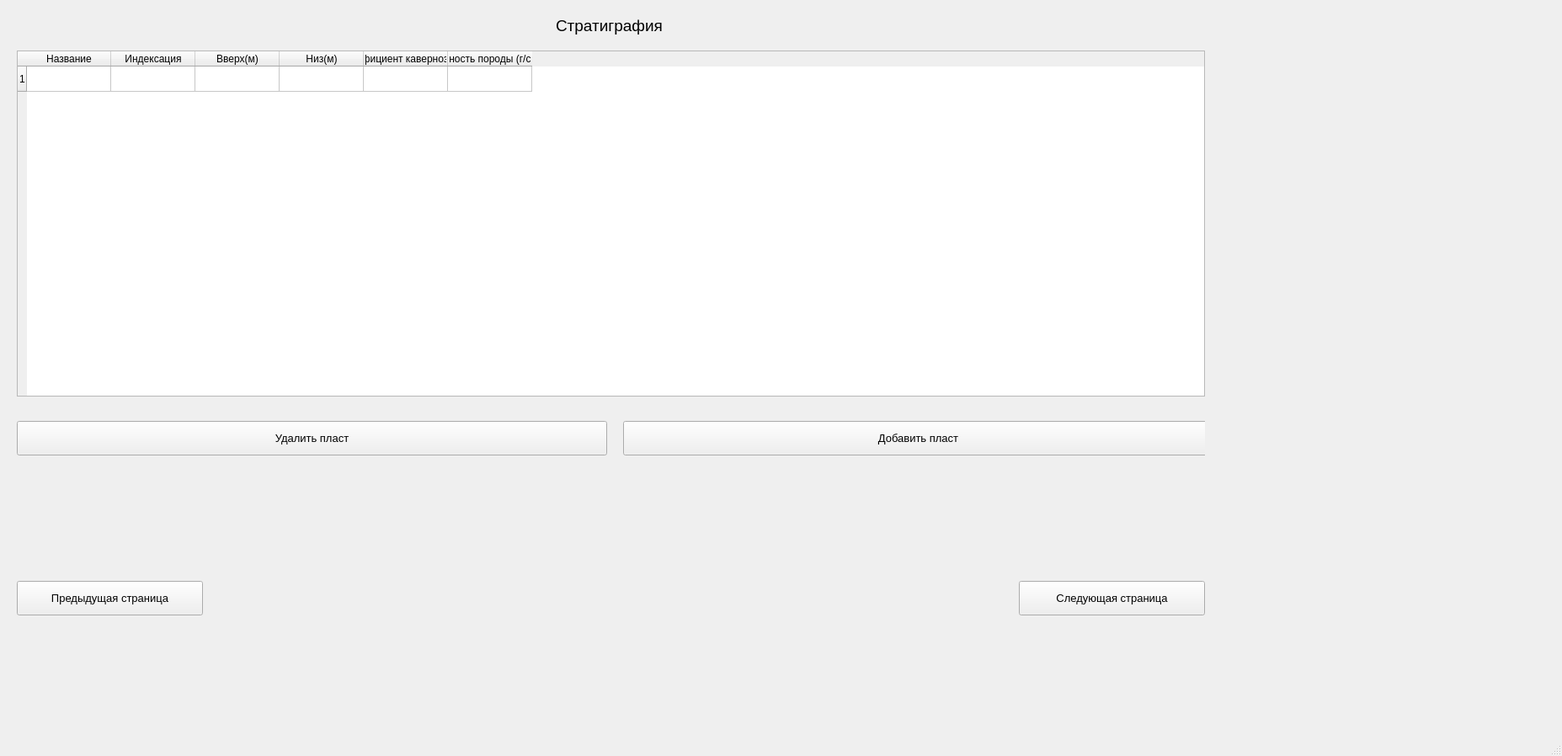
<?xml version="1.0" encoding="UTF-8"?>
<ui version="4.0">
 <class>MainWindow</class>
 <widget class="QMainWindow" name="MainWindow">
  <property name="geometry">
   <rect>
    <x>0</x>
    <y>0</y>
    <width>1855</width>
    <height>898</height>
   </rect>
  </property>
  <property name="windowTitle">
   <string>MainWindow</string>
  </property>
  <widget class="QWidget" name="centralwidget">
   <widget class="QStackedWidget" name="stackedWidget">
    <property name="geometry">
     <rect>
      <x>0</x>
      <y>0</y>
      <width>1651</width>
      <height>711</height>
     </rect>
    </property>
    <property name="currentIndex">
     <number>1</number>
    </property>
    <widget class="QWidget" name="page_1">
     <widget class="QWidget" name="widget_1" native="true">
      <property name="geometry">
       <rect>
        <x>-30</x>
        <y>10</y>
        <width>1481</width>
        <height>681</height>
       </rect>
      </property>
      <widget class="QTableWidget" name="tableWidget">
       <property name="geometry">
        <rect>
         <x>50</x>
         <y>60</y>
         <width>891</width>
         <height>551</height>
        </rect>
       </property>
       <property name="rowCount">
        <number>200</number>
       </property>
       <property name="columnCount">
        <number>6</number>
       </property>
       <attribute name="horizontalHeaderVisible">
        <bool>false</bool>
       </attribute>
       <attribute name="horizontalHeaderCascadingSectionResizes">
        <bool>false</bool>
       </attribute>
       <attribute name="horizontalHeaderShowSortIndicator" stdset="0">
        <bool>false</bool>
       </attribute>
       <attribute name="verticalHeaderCascadingSectionResizes">
        <bool>false</bool>
       </attribute>
       <row/>
       <row/>
       <row/>
       <row/>
       <row/>
       <row/>
       <row/>
       <row/>
       <row/>
       <row/>
       <row/>
       <row/>
       <row/>
       <row/>
       <row/>
       <row/>
       <row/>
       <row/>
       <row/>
       <row/>
       <row/>
       <row/>
       <row/>
       <row/>
       <row/>
       <row/>
       <row/>
       <row/>
       <row/>
       <row/>
       <row/>
       <row/>
       <row/>
       <row/>
       <row/>
       <row/>
       <row/>
       <row/>
       <row/>
       <row/>
       <row/>
       <row/>
       <row/>
       <row/>
       <row/>
       <row/>
       <row/>
       <row/>
       <row/>
       <row/>
       <row/>
       <row/>
       <row/>
       <row/>
       <row/>
       <row/>
       <row/>
       <row/>
       <row/>
       <row/>
       <row/>
       <row/>
       <row/>
       <row/>
       <row/>
       <row/>
       <row/>
       <row/>
       <row/>
       <row/>
       <row/>
       <row/>
       <row/>
       <row/>
       <row/>
       <row/>
       <row/>
       <row/>
       <row/>
       <row/>
       <row/>
       <row/>
       <row/>
       <row/>
       <row/>
       <row/>
       <row/>
       <row/>
       <row/>
       <row/>
       <row/>
       <row/>
       <row/>
       <row/>
       <row/>
       <row/>
       <row/>
       <row/>
       <row/>
       <row/>
       <row/>
       <row/>
       <row/>
       <row/>
       <row/>
       <row/>
       <row/>
       <row/>
       <row/>
       <row/>
       <row/>
       <row/>
       <row/>
       <row/>
       <row/>
       <row/>
       <row/>
       <row/>
       <row/>
       <row/>
       <row/>
       <row/>
       <row/>
       <row/>
       <row/>
       <row/>
       <row/>
       <row/>
       <row/>
       <row/>
       <row/>
       <row/>
       <row/>
       <row/>
       <row/>
       <row/>
       <row/>
       <row/>
       <row/>
       <row/>
       <row/>
       <row/>
       <row/>
       <row/>
       <row/>
       <row/>
       <row/>
       <row/>
       <row/>
       <row/>
       <row/>
       <row/>
       <row/>
       <row/>
       <row/>
       <row/>
       <row/>
       <row/>
       <row/>
       <row/>
       <row/>
       <row/>
       <row/>
       <row/>
       <row/>
       <row/>
       <row/>
       <row/>
       <row/>
       <row/>
       <row/>
       <row/>
       <row/>
       <row/>
       <row/>
       <row/>
       <row/>
       <row/>
       <row/>
       <row/>
       <row/>
       <row/>
       <row/>
       <row/>
       <row/>
       <row/>
       <row/>
       <row/>
       <row/>
       <row/>
       <row/>
       <row/>
       <row/>
       <row/>
       <row/>
       <row/>
       <row/>
       <row/>
       <row/>
       <row/>
       <column>
        <property name="text">
         <string>Глубина по стволу(м)</string>
        </property>
       </column>
       <column>
        <property name="text">
         <string>Зенитный угол(град)</string>
        </property>
       </column>
       <column>
        <property name="text">
         <string>Азимут </string>
        </property>
       </column>
       <column>
        <property name="text">
         <string>Азимут маг(град)</string>
        </property>
       </column>
       <column>
        <property name="text">
         <string>Азимут дир(град)</string>
        </property>
       </column>
       <column>
        <property name="text">
         <string>Глубина по вертикали(м)</string>
        </property>
       </column>
      </widget>
      <widget class="QPushButton" name="pushButton_6">
       <property name="geometry">
        <rect>
         <x>50</x>
         <y>630</y>
         <width>891</width>
         <height>41</height>
        </rect>
       </property>
       <property name="font">
        <font>
         <pointsize>10</pointsize>
        </font>
       </property>
       <property name="text">
        <string>Очистить таблицу</string>
       </property>
      </widget>
      <widget class="QLabel" name="label_2">
       <property name="geometry">
        <rect>
         <x>630</x>
         <y>10</y>
         <width>101</width>
         <height>41</height>
        </rect>
       </property>
       <property name="font">
        <font>
         <pointsize>14</pointsize>
        </font>
       </property>
       <property name="text">
        <string>Профиль </string>
       </property>
      </widget>
      <widget class="QGraphicsView" name="graphicsView">
       <property name="geometry">
        <rect>
         <x>960</x>
         <y>60</y>
         <width>501</width>
         <height>611</height>
        </rect>
       </property>
      </widget>
     </widget>
    </widget>
    <widget class="QWidget" name="page_2">
     <widget class="QWidget" name="widget_2" native="true">
      <property name="geometry">
       <rect>
        <x>0</x>
        <y>0</y>
        <width>1431</width>
        <height>661</height>
       </rect>
      </property>
      <widget class="QTableWidget" name="tableWidget_3">
       <property name="geometry">
        <rect>
         <x>20</x>
         <y>60</y>
         <width>1411</width>
         <height>411</height>
        </rect>
       </property>
       <property name="rowCount">
        <number>1</number>
       </property>
       <property name="columnCount">
        <number>6</number>
       </property>
       <attribute name="horizontalHeaderCascadingSectionResizes">
        <bool>false</bool>
       </attribute>
       <row/>
       <column>
        <property name="text">
         <string>Название</string>
        </property>
       </column>
       <column>
        <property name="text">
         <string>Индексация</string>
        </property>
       </column>
       <column>
        <property name="text">
         <string>Вверх(м)</string>
        </property>
       </column>
       <column>
        <property name="text">
         <string>Низ(м)</string>
        </property>
       </column>
       <column>
        <property name="text">
         <string>Коэффициент кавернозности</string>
        </property>
       </column>
       <column>
        <property name="text">
         <string>Плотность породы (г/см^3) </string>
        </property>
       </column>
      </widget>
      <widget class="QPushButton" name="pushButton_7">
       <property name="geometry">
        <rect>
         <x>740</x>
         <y>500</y>
         <width>701</width>
         <height>41</height>
        </rect>
       </property>
       <property name="font">
        <font>
         <pointsize>10</pointsize>
        </font>
       </property>
       <property name="text">
        <string>Добавить пласт</string>
       </property>
      </widget>
      <widget class="QPushButton" name="pushButton_8">
       <property name="geometry">
        <rect>
         <x>20</x>
         <y>500</y>
         <width>701</width>
         <height>41</height>
        </rect>
       </property>
       <property name="font">
        <font>
         <pointsize>10</pointsize>
        </font>
       </property>
       <property name="text">
        <string>Удалить пласт</string>
       </property>
      </widget>
      <widget class="QLabel" name="label">
       <property name="geometry">
        <rect>
         <x>660</x>
         <y>10</y>
         <width>161</width>
         <height>41</height>
        </rect>
       </property>
       <property name="font">
        <font>
         <pointsize>14</pointsize>
        </font>
       </property>
       <property name="text">
        <string>Стратиграфия</string>
       </property>
      </widget>
     </widget>
    </widget>
    <widget class="QWidget" name="page_3">
     <widget class="QWidget" name="widget_3" native="true">
      <property name="geometry">
       <rect>
        <x>0</x>
        <y>0</y>
        <width>1441</width>
        <height>681</height>
       </rect>
      </property>
      <widget class="QTableWidget" name="tableWidget_4">
       <property name="geometry">
        <rect>
         <x>20</x>
         <y>60</y>
         <width>1411</width>
         <height>411</height>
        </rect>
       </property>
       <property name="rowCount">
        <number>1</number>
       </property>
       <attribute name="horizontalHeaderCascadingSectionResizes">
        <bool>false</bool>
       </attribute>
       <row/>
       <column>
        <property name="text">
         <string>Тип обсадной колонны</string>
        </property>
       </column>
       <column>
        <property name="text">
         <string>Глубина спуска (ствол)</string>
        </property>
       </column>
       <column>
        <property name="text">
         <string>Глубина спуска (вертикаль)</string>
        </property>
       </column>
       <column>
        <property name="text">
         <string>Диаметр </string>
        </property>
       </column>
       <column>
        <property name="text">
         <string>Диаметр долота(мм)</string>
        </property>
       </column>
      </widget>
      <widget class="QPushButton" name="pushButton_10">
       <property name="geometry">
        <rect>
         <x>970</x>
         <y>500</y>
         <width>460</width>
         <height>41</height>
        </rect>
       </property>
       <property name="font">
        <font>
         <pointsize>10</pointsize>
        </font>
       </property>
       <property name="text">
        <string>Добавить обсадную колонну</string>
       </property>
      </widget>
      <widget class="QPushButton" name="pushButton_9">
       <property name="geometry">
        <rect>
         <x>495</x>
         <y>500</y>
         <width>460</width>
         <height>41</height>
        </rect>
       </property>
       <property name="font">
        <font>
         <pointsize>10</pointsize>
        </font>
       </property>
       <property name="text">
        <string>Удалить</string>
       </property>
      </widget>
      <widget class="QLabel" name="label_3">
       <property name="geometry">
        <rect>
         <x>610</x>
         <y>10</y>
         <width>211</width>
         <height>41</height>
        </rect>
       </property>
       <property name="font">
        <font>
         <pointsize>14</pointsize>
        </font>
       </property>
       <property name="text">
        <string>Обсадные колонны</string>
       </property>
      </widget>
      <widget class="QPushButton" name="pushButton_14">
       <property name="geometry">
        <rect>
         <x>20</x>
         <y>500</y>
         <width>460</width>
         <height>41</height>
        </rect>
       </property>
       <property name="font">
        <font>
         <pointsize>10</pointsize>
        </font>
       </property>
       <property name="text">
        <string>Сформировать КНБК по колоннам </string>
       </property>
      </widget>
     </widget>
    </widget>
    <widget class="QWidget" name="page_4">
     <widget class="QWidget" name="widget_4" native="true">
      <property name="geometry">
       <rect>
        <x>0</x>
        <y>0</y>
        <width>1851</width>
        <height>771</height>
       </rect>
      </property>
      <widget class="QPushButton" name="pushButton_3">
       <property name="geometry">
        <rect>
         <x>970</x>
         <y>640</y>
         <width>460</width>
         <height>40</height>
        </rect>
       </property>
       <property name="font">
        <font>
         <pointsize>10</pointsize>
        </font>
       </property>
       <property name="text">
        <string>Добавить элемент</string>
       </property>
      </widget>
      <widget class="QPushButton" name="pushButton_5">
       <property name="geometry">
        <rect>
         <x>495</x>
         <y>640</y>
         <width>460</width>
         <height>40</height>
        </rect>
       </property>
       <property name="font">
        <font>
         <pointsize>10</pointsize>
        </font>
       </property>
       <property name="text">
        <string>Удалить элемент</string>
       </property>
      </widget>
      <widget class="QTableWidget" name="tableWidget_2">
       <property name="geometry">
        <rect>
         <x>20</x>
         <y>60</y>
         <width>1411</width>
         <height>561</height>
        </rect>
       </property>
       <property name="sortingEnabled">
        <bool>false</bool>
       </property>
       <property name="rowCount">
        <number>1</number>
       </property>
       <property name="columnCount">
        <number>11</number>
       </property>
       <attribute name="horizontalHeaderVisible">
        <bool>false</bool>
       </attribute>
       <attribute name="horizontalHeaderCascadingSectionResizes">
        <bool>true</bool>
       </attribute>
       <attribute name="horizontalHeaderShowSortIndicator" stdset="0">
        <bool>false</bool>
       </attribute>
       <attribute name="horizontalHeaderStretchLastSection">
        <bool>false</bool>
       </attribute>
       <attribute name="verticalHeaderVisible">
        <bool>false</bool>
       </attribute>
       <attribute name="verticalHeaderMinimumSectionSize">
        <number>30</number>
       </attribute>
       <attribute name="verticalHeaderShowSortIndicator" stdset="0">
        <bool>false</bool>
       </attribute>
       <row/>
       <column>
        <property name="text">
         <string>Наименование</string>
        </property>
        <property name="font">
         <font>
          <italic>false</italic>
          <kerning>false</kerning>
         </font>
        </property>
        <property name="textAlignment">
         <set>AlignJustify|AlignVCenter</set>
        </property>
       </column>
       <column>
        <property name="text">
         <string>Обозначение</string>
        </property>
       </column>
       <column>
        <property name="text">
         <string>Диаметр внутренний(мм)</string>
        </property>
       </column>
       <column>
        <property name="text">
         <string>Диаметр наружний(мм)</string>
        </property>
       </column>
       <column>
        <property name="text">
         <string>Диаметр максимальный(мм)</string>
        </property>
       </column>
       <column>
        <property name="text">
         <string>Тип резьбы низ</string>
        </property>
       </column>
       <column>
        <property name="text">
         <string>Резьба низ</string>
        </property>
       </column>
       <column>
        <property name="text">
         <string>Тип резьбы вверх</string>
        </property>
       </column>
       <column>
        <property name="text">
         <string>Резьба вверх</string>
        </property>
       </column>
       <column>
        <property name="text">
         <string>Длина(м) </string>
        </property>
       </column>
       <column>
        <property name="text">
         <string>Вес(кг)</string>
        </property>
       </column>
       <item row="0" column="1">
        <property name="text">
         <string/>
        </property>
       </item>
      </widget>
      <widget class="QPushButton" name="pushButton_12">
       <property name="geometry">
        <rect>
         <x>20</x>
         <y>640</y>
         <width>460</width>
         <height>40</height>
        </rect>
       </property>
       <property name="font">
        <font>
         <pointsize>10</pointsize>
        </font>
       </property>
       <property name="text">
        <string>Загрузить КНБК</string>
       </property>
      </widget>
     </widget>
    </widget>
    <widget class="QWidget" name="page_5">
     <widget class="QWidget" name="widget_5" native="true">
      <property name="geometry">
       <rect>
        <x>0</x>
        <y>0</y>
        <width>1431</width>
        <height>721</height>
       </rect>
      </property>
      <widget class="QTableWidget" name="tableWidget_5">
       <property name="geometry">
        <rect>
         <x>20</x>
         <y>60</y>
         <width>1411</width>
         <height>411</height>
        </rect>
       </property>
       <property name="rowCount">
        <number>1</number>
       </property>
       <attribute name="horizontalHeaderCascadingSectionResizes">
        <bool>false</bool>
       </attribute>
       <attribute name="horizontalHeaderShowSortIndicator" stdset="0">
        <bool>false</bool>
       </attribute>
       <attribute name="horizontalHeaderStretchLastSection">
        <bool>false</bool>
       </attribute>
       <attribute name="verticalHeaderCascadingSectionResizes">
        <bool>false</bool>
       </attribute>
       <attribute name="verticalHeaderShowSortIndicator" stdset="0">
        <bool>false</bool>
       </attribute>
       <attribute name="verticalHeaderStretchLastSection">
        <bool>false</bool>
       </attribute>
       <row>
        <property name="text">
         <string>1</string>
        </property>
       </row>
       <column>
        <property name="text">
         <string>Наименнование </string>
        </property>
       </column>
       <column>
        <property name="text">
         <string>Глубина от (ствол)</string>
        </property>
       </column>
       <column>
        <property name="text">
         <string>Глубина до (ствол)</string>
        </property>
       </column>
       <column>
        <property name="text">
         <string>Плотность г/см^3</string>
        </property>
       </column>
       <column>
        <property name="text">
         <string>Пластическая вязкость </string>
        </property>
       </column>
       <column>
        <property name="text">
         <string>ДНС</string>
        </property>
       </column>
      </widget>
      <widget class="QPushButton" name="pushButton">
       <property name="geometry">
        <rect>
         <x>495</x>
         <y>500</y>
         <width>460</width>
         <height>41</height>
        </rect>
       </property>
       <property name="font">
        <font>
         <pointsize>10</pointsize>
        </font>
       </property>
       <property name="text">
        <string>Удалить раствор</string>
       </property>
      </widget>
      <widget class="QPushButton" name="pushButton_11">
       <property name="geometry">
        <rect>
         <x>970</x>
         <y>500</y>
         <width>460</width>
         <height>41</height>
        </rect>
       </property>
       <property name="font">
        <font>
         <pointsize>10</pointsize>
        </font>
       </property>
       <property name="text">
        <string>Добавить раствор</string>
       </property>
      </widget>
      <widget class="QLabel" name="label_4">
       <property name="geometry">
        <rect>
         <x>640</x>
         <y>10</y>
         <width>211</width>
         <height>31</height>
        </rect>
       </property>
       <property name="font">
        <font>
         <pointsize>14</pointsize>
        </font>
       </property>
       <property name="text">
        <string>Буровые растворы</string>
       </property>
      </widget>
      <widget class="QPushButton" name="pushButton_13">
       <property name="geometry">
        <rect>
         <x>20</x>
         <y>500</y>
         <width>460</width>
         <height>41</height>
        </rect>
       </property>
       <property name="font">
        <font>
         <pointsize>10</pointsize>
        </font>
       </property>
       <property name="text">
        <string>Сформировать по колоннам</string>
       </property>
      </widget>
     </widget>
    </widget>
   </widget>
   <widget class="QPushButton" name="pushButton_2">
    <property name="geometry">
     <rect>
      <x>1210</x>
      <y>690</y>
      <width>221</width>
      <height>41</height>
     </rect>
    </property>
    <property name="font">
     <font>
      <pointsize>10</pointsize>
     </font>
    </property>
    <property name="text">
     <string>Следующая страница</string>
    </property>
   </widget>
   <widget class="QPushButton" name="pushButton_4">
    <property name="geometry">
     <rect>
      <x>20</x>
      <y>690</y>
      <width>221</width>
      <height>41</height>
     </rect>
    </property>
    <property name="font">
     <font>
      <pointsize>10</pointsize>
     </font>
    </property>
    <property name="text">
     <string>Предыдущая страница</string>
    </property>
   </widget>
  </widget>
  <widget class="QStatusBar" name="statusbar"/>
  <action name="actionopen">
   <property name="text">
    <string>open</string>
   </property>
  </action>
 </widget>
 <resources/>
 <connections/>
</ui>
